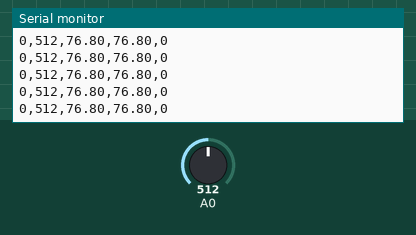
The sketch below on a simulated Arduino Uno, built with avr-gcc and run on an emulated ATmega328P. Shown: the last lines printed to the serial monitor. The test bench sets the inputs (shaded band); at power-on: A0 = 512.

Above: at 1.2 s.
1.3 s: A0 set to 716
At 1.34 s:
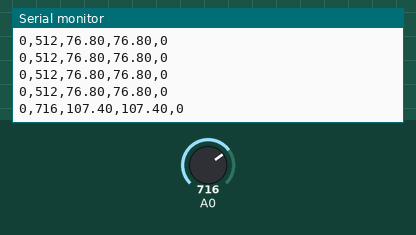
2.8 s: A0 set to 900
At 2.82 s:
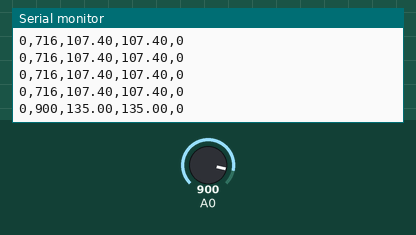
Timing chart, 0 to 5.8 s (numbered marks = the images above; inputs shaded):
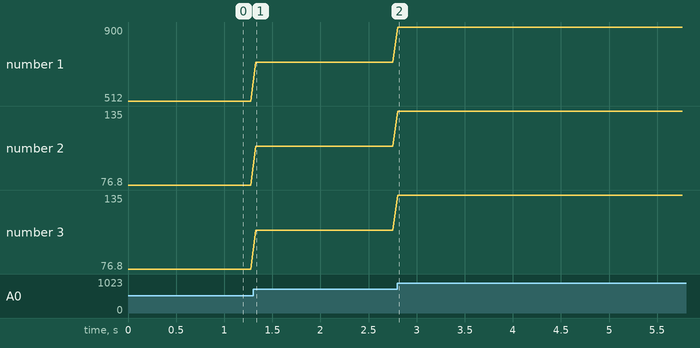

Measured:
- after the input at 1.3 s, the serial monitor: prints a new line at once (image 1)
- after the input at 2.8 s, the serial monitor: prints a new line at once (image 2)
- plotted number 1: 512 → 716 after the input at 1.3 s, 716 → 900 after the input at 2.8 s
- plotted number 2: 76.8 → 107.4 after the input at 1.3 s, 107.4 → 135 after the input at 2.8 s
- plotted number 3: 76.8 → 107.4 after the input at 1.3 s, 107.4 → 135 after the input at 2.8 s

The sketch:

code.ino
```cpp
int sensorValue = 0, count = 0, value = 0;
bool notSent = false;

void setup() {
  Serial.begin(115200);
}

void loop(){
  sensorValue = analogRead(A0);


  Serial.print(String(count * 600) + ',' + String(sensorValue) + ',' + String(sensorValue * 0.15) + ',' + String(sensorValue * 0.15) + "," + String(count) + '\n');
  if(!notSent){
    Serial.println("INICIADO!");
    notSent = true;
  }

  if(millis() > 5000)
    count = 1;
  delay(50);
}
```
